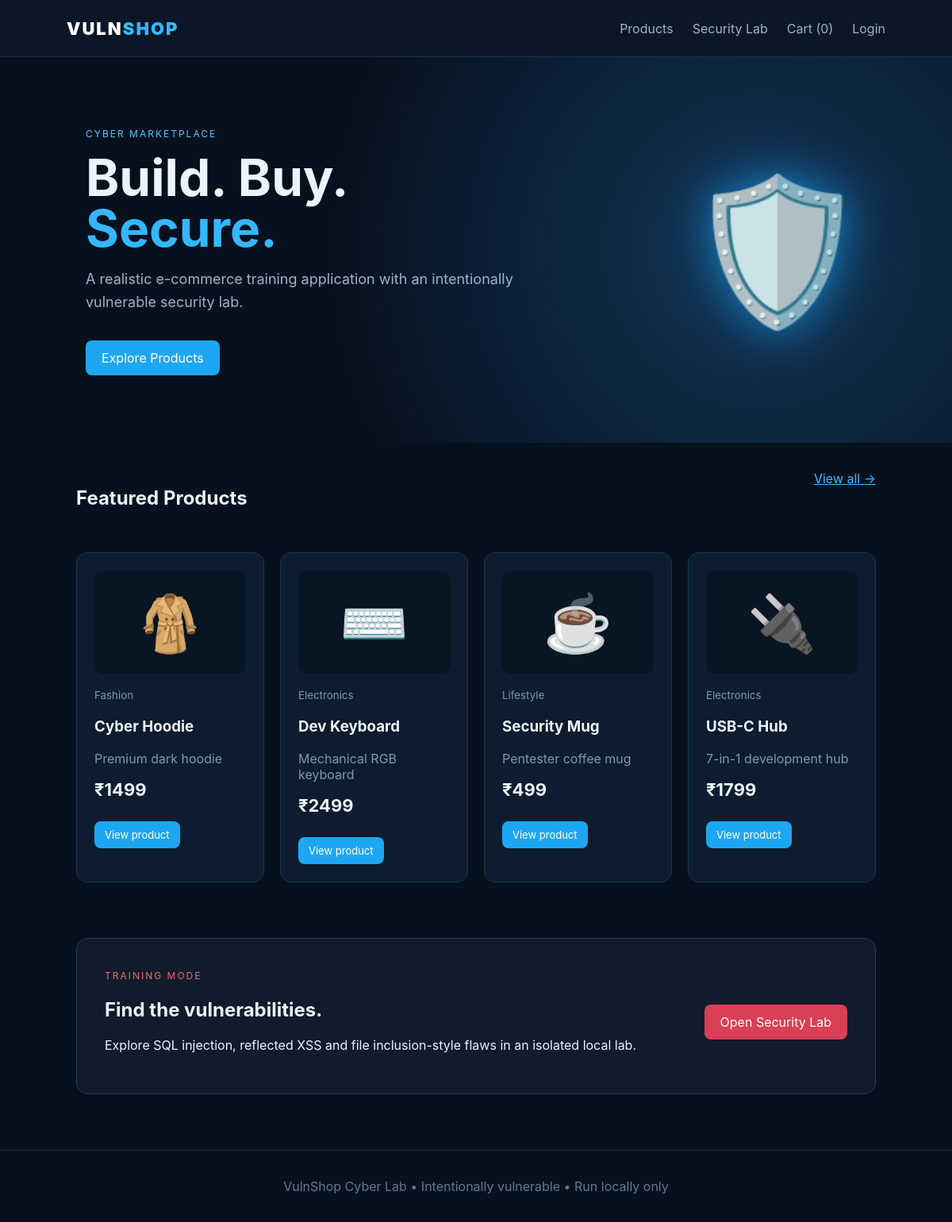
The page / on the database its author committed.
### tables this page shows
CREATE TABLE products(id INTEGER PRIMARY KEY, name TEXT, price REAL, category TEXT, image TEXT, description TEXT, stock INTEGER);

### app.py (the view)
@app.route("/")
def home():
    c=db(); products=c.execute("SELECT * FROM products").fetchall(); c.close()
    return render_template("index.html",products=products)

### app.py (called while the page is built)
def db():
    c=sqlite3.connect(DB); c.row_factory=sqlite3.Row; return c

@app.context_processor
def inject():
    return {"cart_count":len(session.get("cart",[]))}

### templates/index.html
{% extends "base.html" %}{% block title %}VulnShop — Home{% endblock %}{% block content %}
<section class="hero"><div><span class="tag">CYBER MARKETPLACE</span><h1>Build. Buy.<br><span>Secure.</span></h1><p>A realistic e-commerce training application with an intentionally vulnerable security lab.</p><a class="btn" href="/products">Explore Products</a></div><div class="shield">🛡️</div></section>
<div class="sectionhead"><h2>Featured Products</h2><a href="/products">View all →</a></div><main class="grid">{% for p in products[:4] %}<article class="card"><div class="emoji">{{p.image}}</div><small>{{p.category}}</small><h3>{{p.name}}</h3><p>{{p.description}}</p><b>₹{{"%.0f"|format(p.price)}}</b><a class="btn small" href="/product/{{p.id}}">View product</a></article>{% endfor %}</main>
<section class="lab"><div><span class="tag red">TRAINING MODE</span><h2>Find the vulnerabilities.</h2><p>Explore SQL injection, reflected XSS and file inclusion-style flaws in an isolated local lab.</p></div><a class="btn danger" href="/vulnerabilities">Open Security Lab</a></section>
{% endblock %}

### templates/base.html
<!doctype html><html><head><meta charset="utf-8"><title>{% block title %}VulnShop{% endblock %}</title><link rel="stylesheet" href="/static/style.css"></head><body>
<nav><a class="brand" href="/">VULN<span>SHOP</span></a><div class="links"><a href="/products">Products</a><a href="/vulnerabilities">Security Lab</a><a href="/cart">Cart ({{cart_count}})</a>{% if session.user %}<a href="/admin">Admin</a><a href="/logout">Logout</a>{% else %}<a href="/login">Login</a>{% endif %}</div></nav>
{% block content %}{% endblock %}<footer>VulnShop Cyber Lab • Intentionally vulnerable • Run locally only</footer></body></html>

### static/style.css (style rules this page uses)
* { box-sizing:border-box }
body { margin:0;background:#07111e;color:#eaf4ff;font-family:Inter,Arial,sans-serif }
nav { height:72px;padding:0 7%;display:flex;align-items:center;justify-content:space-between;background:#0b1727;border-bottom:1px solid #18314b }
.brand { font-weight:900;font-size:22px;color:white;text-decoration:none;letter-spacing:2px }
.brand span { color:#35b7ff }
.links a { color:#9eb3c9;text-decoration:none;margin-left:24px }
.hero { padding:85px 9%;display:flex;align-items:center;justify-content:space-between;background:radial-gradient(circle at 80%,#12365a,#07111e 55%) }
.hero h1 { font-size:64px;line-height:1;margin:15px 0 }
.hero h1 span { color:#35b7ff }
.hero p { max-width:560px;color:#9eb3c9;font-size:18px;line-height:1.6 }
.tag { font-size:12px;letter-spacing:2px;color:#4dc7ff }
.tag.red { color:#ff6375 }
.shield { font-size:180px;filter:drop-shadow(0 0 30px #168ad0) }
.btn { display:inline-block;background:#1da7f2;color:white;text-decoration:none;border:0;border-radius:8px;padding:12px 20px;margin-top:15px;cursor:pointer }
.btn.small { font-size:13px;padding:9px 13px;margin-right:6px }
.btn.danger { background:#d93f55 }
.sectionhead,.page { padding:35px 8% }
.sectionhead { display:flex;justify-content:space-between }
.sectionhead a { color:#42baff }
.grid { display:grid;grid-template-columns:repeat(auto-fit,minmax(220px,1fr));gap:20px;padding:0 8% 45px }
.card,.panel,.vuln { background:#0d1c2e;border:1px solid #193650;border-radius:14px;padding:22px }
.emoji { height:130px;display:grid;place-items:center;background:#081522;border-radius:10px;font-size:70px;margin-bottom:16px }
.card small,.card p { color:#8198ad }
.card b { font-size:22px;display:block;margin:12px 0 }
.lab { margin:25px 8% 70px;padding:35px;background:#101c2b;border:1px solid #293c50;border-radius:15px;display:flex;justify-content:space-between;align-items:center }
footer { text-align:center;padding:35px;color:#607991;border-top:1px solid #142b41 }

### rows shown on the page
products: image "🧥", category "Fashion", name "Cyber Hoodie", description "Premium dark hoodie", price "1499"
products: image "⌨️", category "Electronics", name "Dev Keyboard", description "Mechanical RGB keyboard", price "2499"
products: image "☕", category "Lifestyle", name "Security Mug", description "Pentester coffee mug", price "499"
products: image "🔌", category "Electronics", name "USB-C Hub", description "7-in-1 development hub", price "1799"

### other values the page prints
{{ cart_count }} "0"
